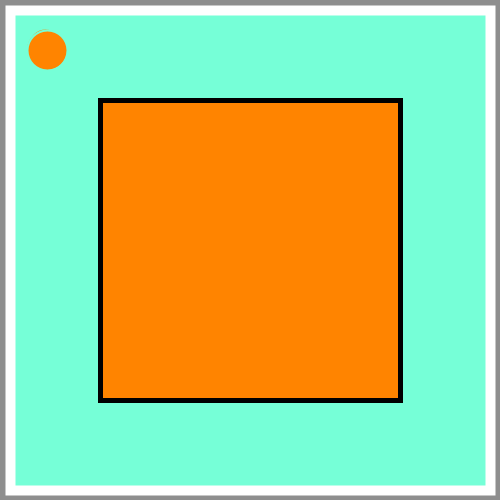
Frame 1 (no input)
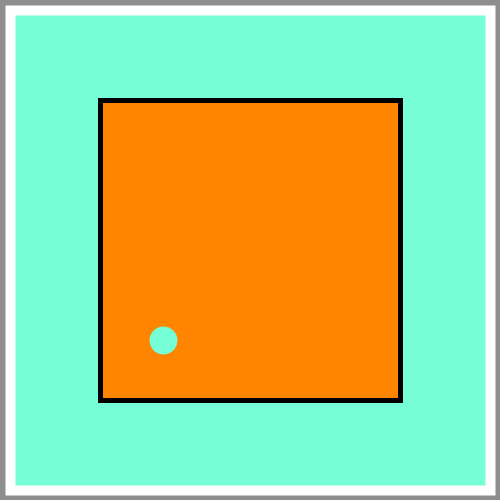
Frame 60 (the mouse pressed at the canvas centre just before this capture)
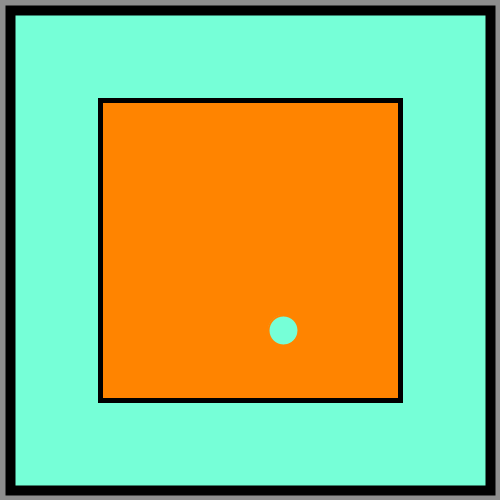
Frame 120 (the mouse held since frame 60 and released just before this capture)

The Processing sketch that drew these frames (run headless with seeded random() and noise(); from frame 60 on, the mouse is pressed at the canvas centre):

// Processing sketch: flomars03t00
// ── flomars03t00.pde
//Universidad del Desarrollo
//Diseño digital
//6 de septiembre, 2017
//Florencia Martínez V.

int x, y; //se declaran las variebles enteras
float velx, vely; // se declaran las variables de velocidad
color blanco; //se define color
color negro; //se define color
color verde; //se define color
color naranjo; //se define color


void setup() { //inicio ambito set up
  size (500, 500); //tamaño de canvas
  x = 45; //se inicializa x con su valor
  y = 45; //se inicializa y con su valor
  velx = random(4); //identifico valor de velocidad de x 
  vely = 5; //identifico valor de velocidad de y

  blanco = color(255, 255, 255); //identifico color de la variable "blanco"
  negro = color(0, 0, 0); //identifico color de la variable "negro"
  naranjo = color(255, 132, 0); //identifico color de la variable "naranjo"
  verde = color(118, 255, 215); //identifico color de la variable "verde"
}

void draw() { //comienza a dibujar

  background(142, 142, 142); //defino color de fondo

// dibujo rect con grosor y color de borde y relleno
  stroke(blanco);
  strokeWeight(10);
  fill(verde);
  rect(10, 10, 480, 480); 

// dibujo rect con grosor y color de borde y relleno
  stroke(negro);
  strokeWeight(5);
  fill(naranjo);
  rect(100, 100, 300, 300);

// dibujo ellipse con grosor y color de borde y relleno
  stroke(naranjo);
  strokeWeight(2);
  fill(verde);
  ellipse(x, y, 30, 30);

  x += velx; //defino aumento de valor de x
  y += vely; //defino aumento de valor de y
  
   if (y > 480|| y < 15) {  //condicional, si y es mayor al tamaño del rect grande o si es menor al mismo, se invierte la velocidad
    vely *=-1; 
  }
   else if (x > 480|| x < 20) { //y si x es mayor al tamaño del rect grande o si es menor al mismo, tambien se invierte la velocidad
    velx *= -1;
   }
  if (y > 480|| y < 15|| x > 480|| x < 20){ //condicional, si y y x es mayor al tamaño del rect grande o si son menor al mismo, se cambia el relleno y contorno de la ellipse
    fill(255, 0, 0);  
    ellipse (x, y, 50, 50);
    
  }
  if (y > 480|| y < 15|| x > 480|| x < 20){ //condicional, si y o x es mayor al tamaño del rect grande o si son menor al mismo, se cambia el color del contorno del rect mas grande
 blanco= negro;
 }
  if (y > 90&& x > 90){ //condicional, si y es mayor al tamaño del rect chico y si x es mayor al mismo, cambia de color y contorno la ellipse
    fill(verde);
    stroke(naranjo);
    
  }
   else if ( y < 290|| x < 290){ // si x es menor al tamaño del rect chico o si x es menor al mismo, cambia de color y contorno la ellipse
    fill(naranjo);
    stroke(verde);
    ellipse(x, y, 40, 40);
   }
 } 
